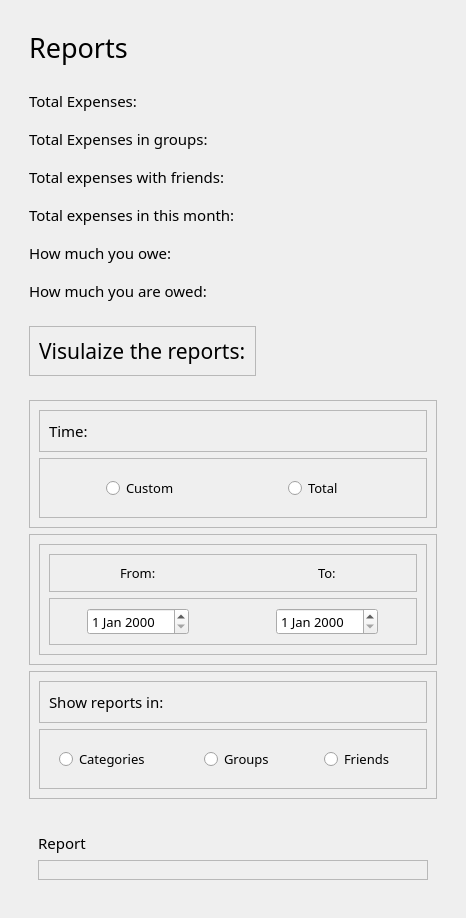
                   <widget class="QWidget" name="scrollAreaWidgetContents_5">
                    <property name="geometry">
                     <rect>
                      <x>0</x>
                      <y>0</y>
                      <width>466</width>
                      <height>843</height>
                     </rect>
                    </property>
                    <layout class="QHBoxLayout" name="horizontalLayout_45">
                     <item>
                      <widget class="QWidget" name="widget_3" native="true">
                       <layout class="QVBoxLayout" name="verticalLayout_58">
                        <item alignment="Qt::AlignTop">
                         <widget class="QWidget" name="ReportsHeader" native="true">
                          <layout class="QVBoxLayout" name="verticalLayout_59">
                           <property name="leftMargin">
                            <number>9</number>
                           </property>
                           <item alignment="Qt::AlignTop">
                            <widget class="QLabel" name="label_12">
                             <property name="font">
                              <font>
                               <family>Swis721 Blk BT</family>
                               <pointsize>20</pointsize>
                              </font>
                             </property>
                             <property name="text">
                              <string>Reports</string>
                             </property>
                            </widget>
                           </item>
                          </layout>
                         </widget>
                        </item>
                        <item>
                         <widget class="QWidget" name="widget_8" native="true">
                          <property name="sizePolicy">
                           <sizepolicy hsizetype="Preferred" vsizetype="Expanding">
                            <horstretch>0</horstretch>
                            <verstretch>0</verstretch>
                           </sizepolicy>
                          </property>
                          <layout class="QVBoxLayout" name="verticalLayout_60">
                           <property name="spacing">
                            <number>16</number>
                           </property>
                           <item>
                            <widget class="QLabel" name="label_24">
                             <property name="font">
                              <font>
                               <family>Swis721 Blk BT</family>
                               <pointsize>11</pointsize>
                              </font>
                             </property>
                             <property name="text">
                              <string>Total Expenses:</string>
                             </property>
                            </widget>
                           </item>
                           <item>
                            <widget class="QLabel" name="label_25">
                             <property name="font">
                              <font>
                               <family>Swis721 Blk BT</family>
                               <pointsize>11</pointsize>
                              </font>
                             </property>
                             <property name="text">
                              <string>Total Expenses in groups:</string>
                             </property>
                            </widget>
                           </item>
                           <item>
                            <widget class="QLabel" name="label_26">
                             <property name="font">
                              <font>
                               <family>Swis721 Blk BT</family>
                               <pointsize>11</pointsize>
                              </font>
                             </property>
                             <property name="text">
                              <string>Total expenses with friends:</string>
                             </property>
                            </widget>
                           </item>
                           <item>
                            <widget class="QLabel" name="label_27">
                             <property name="font">
                              <font>
                               <family>Swis721 Blk BT</family>
                               <pointsize>11</pointsize>
                              </font>
                             </property>
                             <property name="text">
                              <string>Total expenses in this month:</string>
                             </property>
                            </widget>
                           </item>
                           <item>
                            <widget class="QLabel" name="label_28">
                             <property name="font">
                              <font>
                               <family>Swis721 Blk BT</family>
                               <pointsize>11</pointsize>
                              </font>
                             </property>
                             <property name="text">
                              <string>How much you owe:</string>
                             </property>
                            </widget>
                           </item>
                           <item>
                            <widget class="QLabel" name="label_29">
                             <property name="font">
                              <font>
                               <family>Swis721 Blk BT</family>
                               <pointsize>11</pointsize>
                              </font>
                             </property>
                             <property name="text">
                              <string>How much you are owed:</string>
                             </property>
                            </widget>
                           </item>
                          </layout>
                         </widget>
                        </item>
                        <item>
                         <widget class="QWidget" name="widget_7" native="true">
                          <layout class="QVBoxLayout" name="verticalLayout_63">
                           <item alignment="Qt::AlignLeft">
                            <widget class="QFrame" name="VisualizeHeader">
                             <property name="frameShape">
                              <enum>QFrame::StyledPanel</enum>
                             </property>
                             <property name="frameShadow">
                              <enum>QFrame::Raised</enum>
                             </property>
                             <layout class="QVBoxLayout" name="verticalLayout_64">
                              <item>
                               <widget class="QLabel" name="label_31">
                                <property name="font">
                                 <font>
                                  <family>Swis721 Blk BT</family>
                                  <pointsize>16</pointsize>
                                 </font>
                                </property>
                                <property name="text">
                                 <string>Visulaize the reports:</string>
                                </property>
                               </widget>
                              </item>
                             </layout>
                            </widget>
                           </item>
                          </layout>
                         </widget>
                        </item>
                        <item>
                         <widget class="QWidget" name="widget_6" native="true">
                          <property name="sizePolicy">
                           <sizepolicy hsizetype="Preferred" vsizetype="Expanding">
                            <horstretch>0</horstretch>
                            <verstretch>0</verstretch>
                           </sizepolicy>
                          </property>
                          <property name="font">
                           <font>
                            <weight>50</weight>
                            <bold>false</bold>
                           </font>
                          </property>
                          <layout class="QVBoxLayout" name="verticalLayout_61">
                           <item>
                            <widget class="QFrame" name="frame_33">
                             <property name="sizePolicy">
                              <sizepolicy hsizetype="Expanding" vsizetype="Expanding">
                               <horstretch>0</horstretch>
                               <verstretch>0</verstretch>
                              </sizepolicy>
                             </property>
                             <property name="maximumSize">
                              <size>
                               <width>16777215</width>
                               <height>16777215</height>
                              </size>
                             </property>
                             <property name="layoutDirection">
                              <enum>Qt::LeftToRight</enum>
                             </property>
                             <property name="frameShape">
                              <enum>QFrame::StyledPanel</enum>
                             </property>
                             <property name="frameShadow">
                              <enum>QFrame::Raised</enum>
                             </property>
                             <layout class="QVBoxLayout" name="verticalLayout_65">
                              <item>
                               <widget class="QFrame" name="frame_37">
                                <property name="frameShape">
                                 <enum>QFrame::StyledPanel</enum>
                                </property>
                                <property name="frameShadow">
                                 <enum>QFrame::Raised</enum>
                                </property>
                                <layout class="QVBoxLayout" name="verticalLayout_66">
                                 <item>
                                  <widget class="QLabel" name="label_32">
                                   <property name="font">
                                    <font>
                                     <family>Swis721 Blk BT</family>
                                     <pointsize>11</pointsize>
                                    </font>
                                   </property>
                                   <property name="text">
                                    <string>Time:</string>
                                   </property>
                                  </widget>
                                 </item>
                                </layout>
                               </widget>
                              </item>
                              <item>
                               <widget class="QFrame" name="frame_36">
                                <property name="frameShape">
                                 <enum>QFrame::StyledPanel</enum>
                                </property>
                                <property name="frameShadow">
                                 <enum>QFrame::Raised</enum>
                                </property>
                                <layout class="QHBoxLayout" name="horizontalLayout_46">
                                 <property name="spacing">
                                  <number>40</number>
                                 </property>
                                 <item>
                                  <widget class="QRadioButton" name="MonthlyReportBtn">
                                   <property name="sizePolicy">
                                    <sizepolicy hsizetype="Fixed" vsizetype="Fixed">
                                     <horstretch>0</horstretch>
                                     <verstretch>0</verstretch>
                                    </sizepolicy>
                                   </property>
                                   <property name="minimumSize">
                                    <size>
                                     <width>85</width>
                                     <height>40</height>
                                    </size>
                                   </property>
                                   <property name="maximumSize">
                                    <size>
                                     <width>85</width>
                                     <height>40</height>
                                    </size>
                                   </property>
                                   <property name="font">
                                    <font>
                                     <family>Swis721 Blk BT</family>
                                     <pointsize>10</pointsize>
                                    </font>
                                   </property>
                                   <property name="text">
                                    <string>Custom</string>
                                   </property>
                                  </widget>
                                 </item>
                                 <item>
                                  <widget class="QRadioButton" name="TotalReportBtn">
                                   <property name="sizePolicy">
                                    <sizepolicy hsizetype="Fixed" vsizetype="Fixed">
                                     <horstretch>0</horstretch>
                                     <verstretch>0</verstretch>
                                    </sizepolicy>
                                   </property>
                                   <property name="minimumSize">
                                    <size>
                                     <width>70</width>
                                     <height>40</height>
                                    </size>
                                   </property>
                                   <property name="maximumSize">
                                    <size>
                                     <width>70</width>
                                     <height>40</height>
                                    </size>
                                   </property>
                                   <property name="font">
                                    <font>
                                     <family>Swis721 Blk BT</family>
                                     <pointsize>10</pointsize>
                                    </font>
                                   </property>
                                   <property name="text">
                                    <string>Total</string>
                                   </property>
                                  </widget>
                                 </item>
                                </layout>
                               </widget>
                              </item>
                             </layout>
                            </widget>
                           </item>
                           <item>
                            <widget class="QFrame" name="frame_38">
                             <property name="sizePolicy">
                              <sizepolicy hsizetype="Preferred" vsizetype="Expanding">
                               <horstretch>0</horstretch>
                               <verstretch>0</verstretch>
                              </sizepolicy>
                             </property>
                             <property name="frameShape">
                              <enum>QFrame::StyledPanel</enum>
                             </property>
                             <property name="frameShadow">
                              <enum>QFrame::Raised</enum>
                             </property>
                             <layout class="QVBoxLayout" name="verticalLayout_68">
                              <item>
                               <widget class="QFrame" name="frame_39">
                                <property name="frameShape">
                                 <enum>QFrame::StyledPanel</enum>
                                </property>
                                <property name="frameShadow">
                                 <enum>QFrame::Raised</enum>
                                </property>
                                <layout class="QVBoxLayout" name="verticalLayout_69">
                                 <item>
                                  <widget class="QFrame" name="frame_40">
                                   <property name="frameShape">
                                    <enum>QFrame::StyledPanel</enum>
                                   </property>
                                   <property name="frameShadow">
                                    <enum>QFrame::Raised</enum>
                                   </property>
                                   <layout class="QHBoxLayout" name="horizontalLayout_48">
                                    <property name="spacing">
                                     <number>30</number>
                                    </property>
                                    <item alignment="Qt::AlignHCenter">
                                     <widget class="QLabel" name="label_33">
                                      <property name="sizePolicy">
                                       <sizepolicy hsizetype="Preferred" vsizetype="Maximum">
                                        <horstretch>0</horstretch>
                                        <verstretch>0</verstretch>
                                       </sizepolicy>
                                      </property>
                                      <property name="font">
                                       <font>
                                        <family>Swis721 Blk BT</family>
                                        <pointsize>10</pointsize>
                                       </font>
                                      </property>
                                      <property name="text">
                                       <string>From:</string>
                                      </property>
                                     </widget>
                                    </item>
                                    <item alignment="Qt::AlignHCenter">
                                     <widget class="QLabel" name="label_34">
                                      <property name="font">
                                       <font>
                                        <family>Swis721 Blk BT</family>
                                        <pointsize>10</pointsize>
                                       </font>
                                      </property>
                                      <property name="text">
                                       <string>To:</string>
                                      </property>
                                     </widget>
                                    </item>
                                   </layout>
                                  </widget>
                                 </item>
                                 <item>
                                  <widget class="QFrame" name="frame_41">
                                   <property name="frameShape">
                                    <enum>QFrame::StyledPanel</enum>
                                   </property>
                                   <property name="frameShadow">
                                    <enum>QFrame::Raised</enum>
                                   </property>
                                   <layout class="QHBoxLayout" name="horizontalLayout_49">
                                    <property name="spacing">
                                     <number>30</number>
                                    </property>
                                    <item alignment="Qt::AlignHCenter">
                                     <widget class="QDateEdit" name="dateEdit">
                                      <property name="font">
                                       <font>
                                        <family>Swis721 BlkEx BT</family>
                                        <pointsize>10</pointsize>
                                        <weight>50</weight>
                                        <bold>false</bold>
                                        <underline>false</underline>
                                       </font>
                                      </property>
                                     </widget>
                                    </item>
                                    <item alignment="Qt::AlignHCenter">
                                     <widget class="QDateEdit" name="dateEdit_2">
                                      <property name="font">
                                       <font>
                                        <family>Swis721 BlkEx BT</family>
                                        <pointsize>10</pointsize>
                                        <weight>50</weight>
                                        <bold>false</bold>
                                       </font>
                                      </property>
                                     </widget>
                                    </item>
                                   </layout>
                                  </widget>
                                 </item>
                                </layout>
                               </widget>
                              </item>
                             </layout>
                            </widget>
                           </item>
                           <item>
                            <widget class="QFrame" name="frame_32">
                             <property name="sizePolicy">
                              <sizepolicy hsizetype="Preferred" vsizetype="Expanding">
                               <horstretch>0</horstretch>
                               <verstretch>0</verstretch>
                              </sizepolicy>
                             </property>
                             <property name="frameShape">
                              <enum>QFrame::StyledPanel</enum>
                             </property>
                             <property name="frameShadow">
                              <enum>QFrame::Raised</enum>
                             </property>
                             <layout class="QVBoxLayout" name="verticalLayout_67">
                              <item>
                               <widget class="QFrame" name="frame_34">
                                <property name="frameShape">
                                 <enum>QFrame::StyledPanel</enum>
                                </property>
                                <property name="frameShadow">
                                 <enum>QFrame::Raised</enum>
                                </property>
                                <layout class="QVBoxLayout" name="verticalLayout_62">
                                 <item>
                                  <widget class="QLabel" name="label_30">
                                   <property name="font">
                                    <font>
                                     <family>Swis721 Blk BT</family>
                                     <pointsize>11</pointsize>
                                    </font>
                                   </property>
                                   <property name="text">
                                    <string>Show reports in:</string>
                                   </property>
                                  </widget>
                                 </item>
                                </layout>
                               </widget>
                              </item>
                              <item>
                               <widget class="QFrame" name="frame_35">
                                <property name="sizePolicy">
                                 <sizepolicy hsizetype="Expanding" vsizetype="Preferred">
                                  <horstretch>0</horstretch>
                                  <verstretch>0</verstretch>
                                 </sizepolicy>
                                </property>
                                <property name="frameShape">
                                 <enum>QFrame::StyledPanel</enum>
                                </property>
                                <property name="frameShadow">
                                 <enum>QFrame::Raised</enum>
                                </property>
                                <layout class="QHBoxLayout" name="horizontalLayout_47">
                                 <property name="spacing">
                                  <number>30</number>
                                 </property>
                                 <item>
                                  <widget class="QRadioButton" name="CategoryReportBtn">
                                   <property name="sizePolicy">
                                    <sizepolicy hsizetype="Fixed" vsizetype="Fixed">
                                     <horstretch>0</horstretch>
                                     <verstretch>0</verstretch>
                                    </sizepolicy>
                                   </property>
                                   <property name="minimumSize">
                                    <size>
                                     <width>105</width>
                                     <height>40</height>
                                    </size>
                                   </property>
                                   <property name="maximumSize">
                                    <size>
                                     <width>100</width>
                                     <height>40</height>
                                    </size>
                                   </property>
                                   <property name="font">
                                    <font>
                                     <family>Swis721 Blk BT</family>
                                     <pointsize>10</pointsize>
                                    </font>
                                   </property>
                                   <property name="text">
                                    <string>Categories</string>
                                   </property>
                                  </widget>
                                 </item>
                                 <item>
                                  <widget class="QRadioButton" name="GrpReportBtn">
                                   <property name="sizePolicy">
                                    <sizepolicy hsizetype="Fixed" vsizetype="Fixed">
                                     <horstretch>0</horstretch>
                                     <verstretch>0</verstretch>
                                    </sizepolicy>
                                   </property>
                                   <property name="minimumSize">
                                    <size>
                                     <width>80</width>
                                     <height>40</height>
                                    </size>
                                   </property>
                                   <property name="maximumSize">
                                    <size>
                                     <width>80</width>
                                     <height>40</height>
                                    </size>
                                   </property>
                                   <property name="font">
                                    <font>
                                     <family>Swis721 Blk BT</family>
                                     <pointsize>10</pointsize>
                                    </font>
                                   </property>
                                   <property name="text">
                                    <string>Groups</string>
                                   </property>
                                  </widget>
                                 </item>
                                 <item>
                                  <widget class="QRadioButton" name="FriendReportBtn">
                                   <property name="sizePolicy">
                                    <sizepolicy hsizetype="Fixed" vsizetype="Fixed">
                                     <horstretch>0</horstretch>
                                     <verstretch>0</verstretch>
                                    </sizepolicy>
                                   </property>
                                   <property name="minimumSize">
                                    <size>
                                     <width>80</width>
                                     <height>40</height>
                                    </size>
                                   </property>
                                   <property name="maximumSize">
                                    <size>
                                     <width>80</width>
                                     <height>40</height>
                                    </size>
                                   </property>
                                   <property name="font">
                                    <font>
                                     <family>Swis721 Blk BT</family>
                                     <pointsize>10</pointsize>
                                    </font>
                                   </property>
                                   <property name="text">
                                    <string>Friends</string>
                                   </property>
                                  </widget>
                                 </item>
                                </layout>
                               </widget>
                              </item>
                             </layout>
                            </widget>
                           </item>
                          </layout>
                         </widget>
                        </item>
                        <item>
                         <widget class="QWidget" name="ReportContainer" native="true">
                          <property name="sizePolicy">
                           <sizepolicy hsizetype="Preferred" vsizetype="Expanding">
                            <horstretch>0</horstretch>
                            <verstretch>0</verstretch>
                           </sizepolicy>
                          </property>
                          <layout class="QVBoxLayout" name="verticalLayout_70">
                           <item>
                            <widget class="QWidget" name="ReportSubContainer" native="true">
                             <property name="sizePolicy">
                              <sizepolicy hsizetype="Preferred" vsizetype="Expanding">
                               <horstretch>0</horstretch>
                               <verstretch>0</verstretch>
                              </sizepolicy>
                             </property>
                             <layout class="QVBoxLayout" name="verticalLayout_71">
                              <item>
                               <widget class="QLabel" name="label_35">
                                <property name="font">
                                 <font>
                                  <family>Swis721 Blk BT</family>
                                  <pointsize>11</pointsize>
                                 </font>
                                </property>
                                <property name="text">
                                 <string>Report</string>
                                </property>
                               </widget>
                              </item>
                              <item>
                               <widget class="QFrame" name="frame_42">
                                <property name="frameShape">
                                 <enum>QFrame::StyledPanel</enum>
                                </property>
                                <property name="frameShadow">
                                 <enum>QFrame::Raised</enum>
                                </property>
                                <layout class="QVBoxLayout" name="verticalLayout_72">
                                 <item>
                                  <widget class="QFrame" name="frame_43">
                                   <property name="frameShape">
                                    <enum>QFrame::StyledPanel</enum>
                                   </property>
                                   <property name="frameShadow">
                                    <enum>QFrame::Raised</enum>
                                   </property>
                                  </widget>
                                 </item>
                                </layout>
                               </widget>
                              </item>
                             </layout>
                            </widget>
                           </item>
                          </layout>
                         </widget>
                        </item>
                       </layout>
                      </widget>
                     </item>
                    </layout>
                   </widget>
